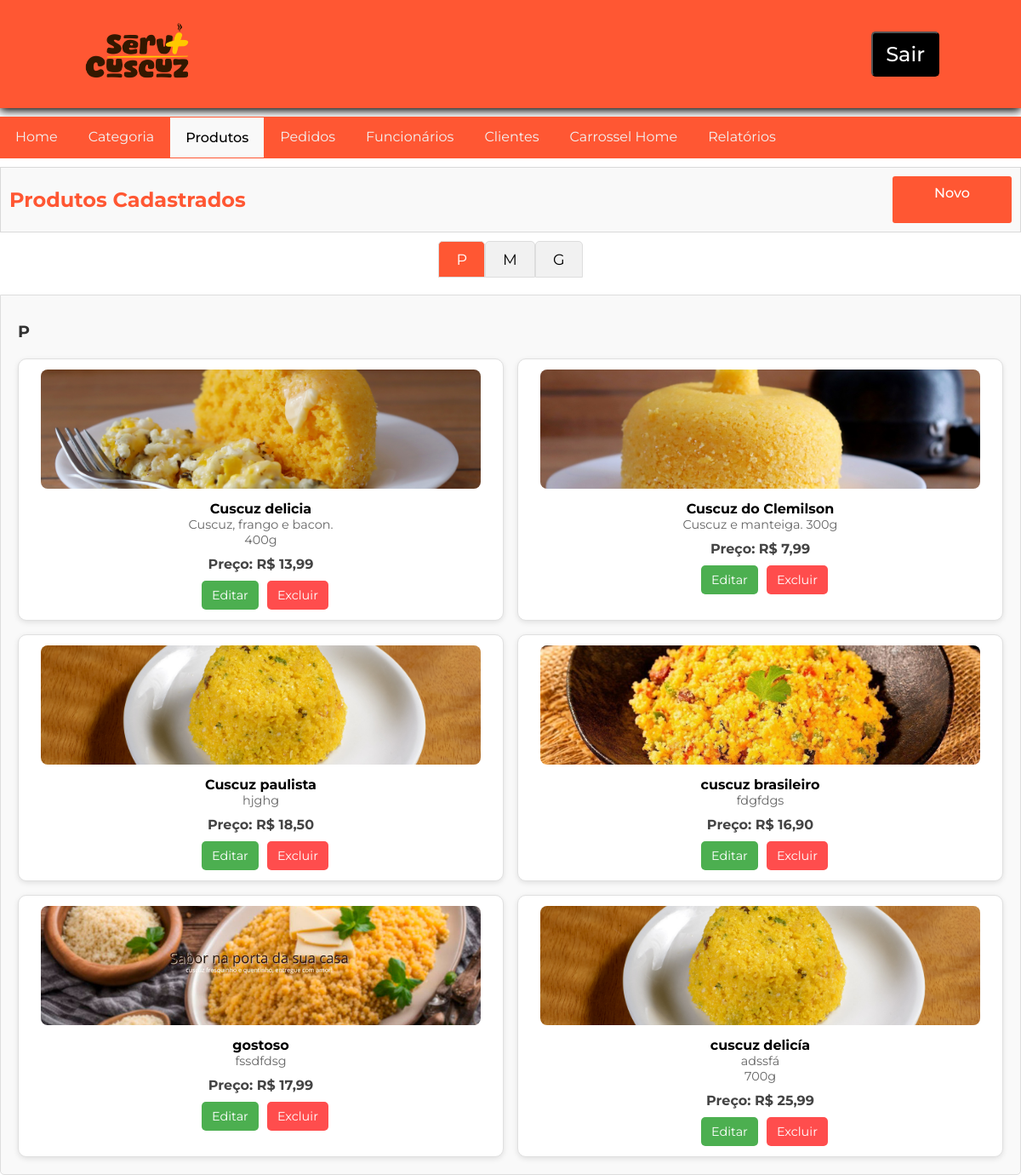
Page /view/admin/produtos.php (signed in) on the committed database.
### tables this page shows
CREATE TABLE `t_produto` (
  `id` int(11) NOT NULL,
  `nome` varchar(255) NOT NULL,
  `descricao` text NOT NULL,
  `imagem` varchar(255) NOT NULL,
  `preco` decimal(10,2) NOT NULL,
  `t_funcionario_id` int(11) DEFAULT NULL,
  `tamanho` varchar(100) NOT NULL,
  `valor_unitario` decimal(10,2) DEFAULT NULL,
  `t_categoria_id` int(11) NOT NULL
);

### model/DAO/src/conexaobd.php (called while the page is built, shortened)
<?php
if (!class_exists('Conexao')) {
    class Conexao {
        private static $conexao;
        public static function getInstance(){
            if (!isset(self::$conexao)) {
                try {
                    $options = array(
                        PDO::ATTR_PERSISTENT => true,
                        PDO::MYSQL_ATTR_INIT_COMMAND => 'SET NAMES utf8mb4',
                        PDO::ATTR_ERRMODE => PDO::ERRMODE_EXCEPTION
                    );
                    self::$conexao = new PDO("mysql:host=localhost;dbname=Serv+Cuscuz", "root", "", $options);
                } catch (PDOException $exc) {
                    echo "Erro ao conectar ao banco: " . $exc->getMessage();
                }
            }
            return self::$conexao;
        }
    }
}

### controller/produto/readProdutoController.php (called while the page is built, shortened)
<?php
require_once __DIR__ . ".../../../model/DAO/produtoDAO.php";
class ReadProdutoController {
    private $produtoDAO;
    public function __construct() {
        $this->produtoDAO = new ProdutoDAO();
    }
    public function getAllProdutos() {
        return $this->produtoDAO->getAllProdutos();
    }
}

### model/DAO/produtoDAO.php (called while the page is built, shortened)
<?php
include "src/conexaobd.php";
require_once __DIR__ . "../../DTO/produtoDTO.php";
class ProdutoDAO {
    private $pdo = null;
    public function __construct() {
        $this->pdo = Conexao::getInstance();
    }
    public function getAllProdutos() {
        try {
            $sql = "SELECT * FROM t_produto";
            $stmt = $this->pdo->query($sql);
            return $stmt->fetchAll(PDO::FETCH_CLASS, "ProdutoDTO");
        } catch (PDOException $e) {
            echo "Erro ao buscar produtos: " . $e->getMessage();
            return [];
        }
    }
}

### model/DTO/produtoDTO.php (called while the page is built, shortened)
<?php
class ProdutoDTO {
    private $nome;
    private $descricao;
    private $imagem;
    private $preco;
    private $tamanho;
    public function getNome() {
        return $this->nome;
    }
    public function getDescricao() {
        return $this->descricao;
    }
    public function getImagem() {
        return $this->imagem;
    }
    public function getPreco() {
        return $this->preco;
    }
    public function getTamanho() {
        return $this->tamanho;
    }
}

### view/admin/produtos.php (the view, shortened to what this page needs)
<?php
require_once __DIR__ . "../../../controller/produto/readProdutoController.php";
$readProdutoController = new ReadProdutoController();
$produtos = $readProdutoController->getAllProdutos();
?>
<!DOCTYPE html>
<html lang="pt-br">
<head>
    <link rel="stylesheet" href="../../assets/css/headerCadastro.css">
    <link rel="stylesheet" href="../../assets/css/painelControleAdmin.css">
    <link rel="stylesheet" href="../../assets/css/produto/produto.css">
    <link rel="stylesheet" href="../../assets/css/mensagens/mensagens.css">
</head>
<body>
    <header>
        <nav class="nav-bar">
            <div class="logo">
                <a href="../../pages/home.php">
                    <img src="../../assets/img/logo-png-reduzida.png" alt="Serv+Cuscuz">
                </a>
            </div>
            <div class="botao">
                <button>
                    <?php
                        include '../../pages/verificarLoginAdm.php';
                    ?>
                </button>
            </div>
        </nav>
    </header>
    <div class="painelAdm">
        <nav class="navbar">
        <a href="../../view/admin/adminPainelController.php">Home</a>
            <a href="../../view/admin/categoria.php">Categoria</a>
            <a href="../../view/admin/produtos.php" class="<?php echo (basename($_SERVER['PHP_SELF']) == 'produtos.php') ? 'ativo' : ''; ?>">Produtos</a>
            <a href="../../view/admin/pedidos.php">Pedidos</a>
            <a href="../../view/admin/listaFuncionarios.php">Funcionários</a>
            <a href="../../view/admin/listaCliente.php">Clientes</a>
            <a href="../../view/admin/carrosselHome.php">Carrossel Home</a>
            <a href="../../view/admin/relatorios.php">Relatórios</a>
        </nav>
    </div>
<section class="section__btnFuncionario novoCuscuz">
        <h2>Produtos Cadastrados</h2>
        <a class="btnAdm" href="../../view/admin/cadastrarProduto.php">Novo</a>
    </section>
    <main>
    <?php if (empty($produtos)): ?>
        <p>Nenhum produto cadastrado.</p>
    <?php else: ?>
        <div class="tabs">
            <button class="tablink active" onclick="openTab(event, 'P')">P</button>
            <button class="tablink" onclick="openTab(event, 'M')">M</button>
            <button class="tablink" onclick="openTab(event, 'G')">G</button>
        </div>
        <div id="P" class="tabcontent">
            <h3>P</h3>
            <div class="produto-container">
                <?php foreach ($produtos as $produto): ?>
                    <?php if ($produto->getTamanho() === 'P'): ?>
                        <div class="produto-card">
                            <img src="<?php echo '../../assets/img/' . basename($produto->getImagem()); ?>"
                                alt="<?php echo htmlspecialchars($produto->getNome(), ENT_NOQUOTES, 'UTF-8'); ?>"
                                class="produto-imagem">
                            <h4><?php echo htmlspecialchars($produto->getNome(), ENT_NOQUOTES, 'UTF-8'); ?></h4>
                            <p class="descricao"><?php echo nl2br(htmlspecialchars($produto->getDescricao(), ENT_NOQUOTES, 'UTF-8')); ?></p>
                            <p class="preco">Preço: R$ <?php echo number_format($produto->getPreco(), 2, ',', '.'); ?></p>
                            <div class="actions">
                                <form action="../../view/admin/editarProduto.php" method="POST" class="form-edit">
                                    <button type="submit" class="btn-edit">Editar</button>
                                </form>
                                <form action="../../controller/produto/deleteProdutoController.php" method="POST" class="form-delete">
                                    <button type="submit" class="btn-delete">Excluir</button>
                                </form>
                            </div>
                        </div>
                    <?php endif; ?>
                <?php endforeach; ?>
            </div>
        </div>
        <?php endif; ?>
    </main>
</body>
</html>

### assets/css/headerCadastro.css (style rules this page uses)
* { padding: 0; margin: 0; font-family: 'Montserrat', sans-serif; }
header { background-color: #ff5733; box-shadow: 0px 3px 10px #000000; }
.nav-bar { align-items: center; display: flex; justify-content: space-between; padding: 1.5rem 6rem; }
.logo { display: flex; align-items: center; }
.logo img { cursor: pointer; width: 130px; height: 75px; }
.botao button { padding: 10px 15px; border-radius: 5px; background-color: #000000; }

### assets/css/painelControleAdmin.css (style rules this page uses)
.painelAdm { width: 100%; display: flex; }
.painelAdm nav { margin-top: 10px; width: 100%; overflow: hidden; background-color: #ff5733; }
.painelAdm nav a { float: left; display: block; color: #f2f2f2; text-align: center; padding: 14px 18px; text-decoration: none; }
.navbar a.ativo { background-color: #f9f9f9; color: #000000; border: 1px solid #ff5733; font-weight: 500; }
.section__btnFuncionario { align-items: center; display: flex; justify-content: center; margin-bottom: 10px; }
.btnAdm { align-items: center; border: none; padding: 10px; margin: 10px; width: 120px; height: 35px; background-color: #ff5733; color: #fff; text-align: center; text-decoration: none; font-weight: 500; border-radius: 3px; }

### assets/css/produto/produto.css (style rules this page uses)
* { font-family: 'Montserrat', sans-serif; }
.tabs { display: flex; justify-content: center; margin-bottom: 20px; }
.tablink { background-color: #f1f1f1; border: 1px solid #ddd; padding: 10px 20px; cursor: pointer; font-size: 1.1em; transition: background-color 0.3s; border-radius: 5px 5px 0 0; }
.tablink.active { background-color: #ff5733; color: white; }
.tabcontent { display: none; padding: 20px; background-color: #f9f9f9; border: 1px solid #ddd; border-radius: 0 0 5px 5px; }
.produto-container { display: flex; flex-wrap: wrap; gap: 16px; justify-content: center; }
.produto-container { display: flex; flex-wrap: wrap; gap: 20px; }
.produto-card { background: #ff5733; border: 1px solid #ddd; border-radius: 10px; padding: 15px; box-shadow: 0 2px 5px rgba(0, 0, 0, 0.1); flex: 1 1 calc(33.333% - 20px); transition: transform 0.2s; }
.produto-imagem { max-width: 95%; border-radius: 5px; }
.novoCuscuz { margin-top: 10px; background-color: #f9f9f9; border: 1px solid #d9d9d9; display: flex; justify-content: space-between; }
.novoCuscuz h2 { margin-left: 10px; color: #ff5733; }
.produto-container { display: flex; flex-wrap: wrap; gap: 16px; margin-top: 20px; justify-content: center; }
.produto-card { background-color: #ffffff; border: 1px solid #e0e0e0; border-radius: 10px; padding: 12px; text-align: center; width: 260px; box-shadow: 0 2px 6px rgba(0, 0, 0, 0.1); transition: transform 0.2s, box-shadow 0.2s; }
.produto-imagem { width: 100%; height: 140px; object-fit: cover; border-radius: 8px; margin-bottom: 10px; }
h3 { margin: 10px 0; font-size: 1.2em; color: #333; }
.descricao { color: #666; font-size: 0.9em; margin-bottom: 10px; }
.preco, .tamanho { font-weight: bold; margin: 5px 0; color: #444; }
.actions { display: flex; justify-content: center; margin-top: 10px; }
.form-edit { margin: 0 10px; }
.btn-edit, .btn-delete { font-size: 0.9em; padding: 8px 12px; border-radius: 5px; cursor: pointer; transition: background-color 0.2s; border: none; color: #fff; }
.btn-edit { background-color: #4CAF50; }
.btn-delete { background-color: #ff4d4d; }

### rows in the picture
t_produto: imagem (picture), nome "Cuscuz delicia", descricao "Cuscuz, frango e bacon. 400g", preco "13,99"
t_produto: imagem (picture), nome "Cuscuz do Clemilson", descricao "Cuscuz e manteiga. 300g", preco "7,99"
t_produto: imagem (picture), nome "Cuscuz paulista", descricao "hjghg", preco "18,50"
t_produto: imagem (picture), nome "cuscuz brasileiro", descricao "fdgfdgs", preco "16,90"
t_produto: imagem (picture), nome "gostoso", descricao "fssdfdsg", preco "17,99"
t_produto: imagem (picture), nome "cuscuz delicía", descricao "adssfá 700g", preco "25,99"
